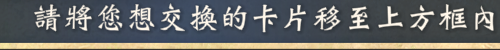
#> input picture Templates/change_img/1.png, 500 x 50 px, found by its file name; its folder holds only this picture in this run
$ python 1GS.py
#> lines starting #> are read from the running program, lines starting #| are printed output that depends on the picture; after the words box and inside, x2 and y2 are one past the last pixel; in counts of white or black regions, pixels touching at a corner belong together
# 1GS.py
# 图像预处理工具
# 功能：对采集的模板图像进行批量预处理，包括灰度化和二值化

import os
import cv2
import numpy as np
from PIL import Image

def preprocess(img_bgr, threshold=150):
    """
    图像预处理函数
    对图像进行灰度化和固定阈值二值化处理

    Args:
        img_bgr: 输入的BGR格式图像
        threshold: 二值化阈值，默认150

    Returns:
        numpy.ndarray: 处理后的二值化图像
    """
    # 转换为灰度图像
    gray = cv2.cvtColor(img_bgr, cv2.COLOR_BGR2GRAY)
    # 固定阈值二值化（黑白反转）
    _, binary = cv2.threshold(gray, threshold, 255, cv2.THRESH_BINARY_INV)
    return binary

def batch_preprocess_images(input_folder, output_folder, threshold=150):
    """
    批量预处理图像
    读取输入文件夹中的所有图像，进行预处理后保存到输出文件夹

    Args:
        input_folder: 输入图像文件夹路径
        output_folder: 输出图像文件夹路径
        threshold: 二值化阈值，默认150
    """
#> called with input_folder = 'Templates/change_img', output_folder = 'Templates/change_img1', threshold = 150
    # 创建输出文件夹
    os.makedirs(output_folder, exist_ok=True)

    # 遍历输入文件夹中的所有图像文件
    for filename in os.listdir(input_folder):
        if not filename.lower().endswith(('.png', '.jpg', '.jpeg')):
            continue

        input_path = os.path.join(input_folder, filename)

        # 使用 PIL 读取图像（防止格式兼容问题），再转为 OpenCV BGR 格式
        pil_img = Image.open(input_path).convert('RGB')  # 强制 RGB
#> pil_img is the input picture: PIL image 500x50 RGB; mean R, G, B 103.8, 105.6, 104.7
        img_array = np.array(pil_img)
        img_bgr = cv2.cvtColor(img_array, cv2.COLOR_RGB2BGR)

        # 应用预处理
        processed_img = preprocess(img_bgr, threshold)
#> in preprocess, `gray = cv2.cvtColor(img_bgr, cv2.COLOR_BGR2GRAY)`:
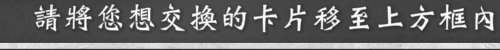
#> gray: shape (50, 500); min 44, max 248, mean 105
#> in preprocess, `_, binary = cv2.threshold(gray, threshold, 255, cv2.THRESH_BINARY_INV)`:
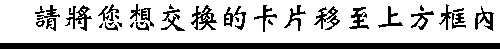
#> binary: shape (50, 500); 75.7% white; 36 black regions (11 under 20 px), largest, box (x1, y1, x2, y2) and area: (0, 43, 500, 49) 3000, (191, 5, 217, 30) 280, (65, 5, 92, 31) 253

        # 保存处理后的图像
        output_path = os.path.join(output_folder, filename)
        cv2.imwrite(output_path, processed_img)

        print(f"已处理: {filename}")

# ===== 示例调用 =====
# 处理换牌界面的数字模板
input_dir = 'Templates/change_img'      # 原始模板文件夹
output_dir = 'Templates/change_img1'    # 处理后模板文件夹
batch_preprocess_images(input_dir, output_dir, threshold=150)
